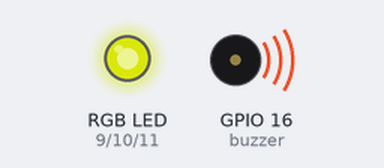
Bench run of a program on a simulated Raspberry Pi (BCM pin numbers). On the bench: an RGB LED mixed from three pins (HIGH = lit), buzzer (waves = sounding, pin HIGH). Dim RGB values are drawn brighter than linear; what the program prints to the terminal is not drawn.

Above: at 2.05 s.
At 2.35 s:
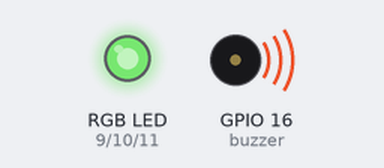
At 2.7 s:
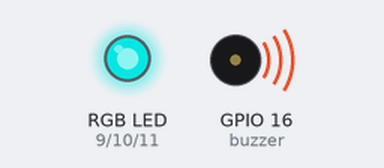
At 2.85 s:
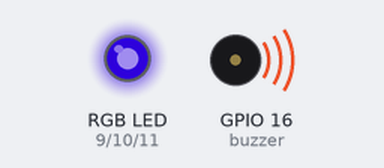
At 3.05 s:
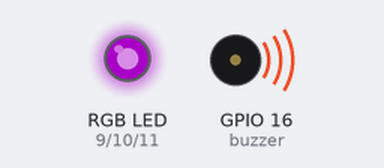
At 3.4 s:
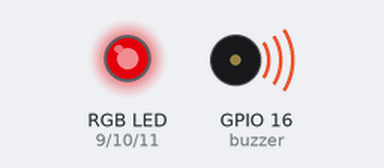
Timing chart, 0 to 5.3 s (numbered marks = the images above):
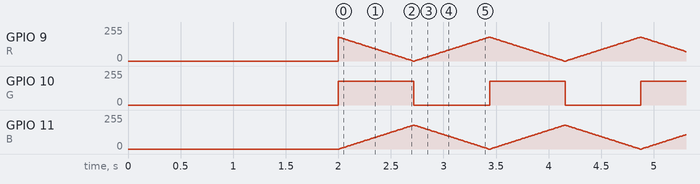

Measured:
- by itself, GPIO 10 (G): alternates 179/255 for 0.72 s and 0/255 for 0.72 s

The program:

BST-AI.py
```python
#!/usr/bin/env python2
# -*- coding: utf-8 -*-
"""
    Created on Tue Nov  6 01:18:45 2018
    * @par Copyright (C): 2010-2019, Shenzhen Yahboom Tech
    * @file        led—buzzer
    * @version      V1.0
    * @details
    * @par History

    @author: longfuSun
"""
import RPi.GPIO as GPIO
import time
#Control LED pin is 9,10,11;buzzer pin is 16
R,G,B=9,10,11
buzzer=16
GPIO.setmode(GPIO.BCM)

GPIO.setup(R, GPIO.OUT)
GPIO.setup(G, GPIO.OUT)
GPIO.setup(B, GPIO.OUT)
GPIO.setup(buzzer, GPIO.OUT)
#Make buzzer no sound

GPIO.output(buzzer, False)
time.sleep(2)
GPIO.output(buzzer,True)
#Set work mode of PWM
pwmR = GPIO.PWM(R, 70)
pwmG = GPIO.PWM(G, 70)
pwmB = GPIO.PWM(B, 70)

pwmR.start(0)
pwmG.start(0)
pwmB.start(0)
#Four modes
try:
	t = 0.01
	while True:
            for i in range(0,71):
                pwmG.ChangeDutyCycle(70)
                pwmB.ChangeDutyCycle(i)
                pwmR.ChangeDutyCycle(70-i)
                print(i)
                time.sleep(t)
            for i in range(70,-1,-1):
                pwmG.ChangeDutyCycle(0)
                pwmB.ChangeDutyCycle(i)
                pwmR.ChangeDutyCycle(70-i)
                print(i-1000)
                time.sleep(t)


except KeyboardInterrupt:
	pass
pwmR.stop()
pwmG.stop()
pwmB.stop()
GPIO.cleanup()
		
```
